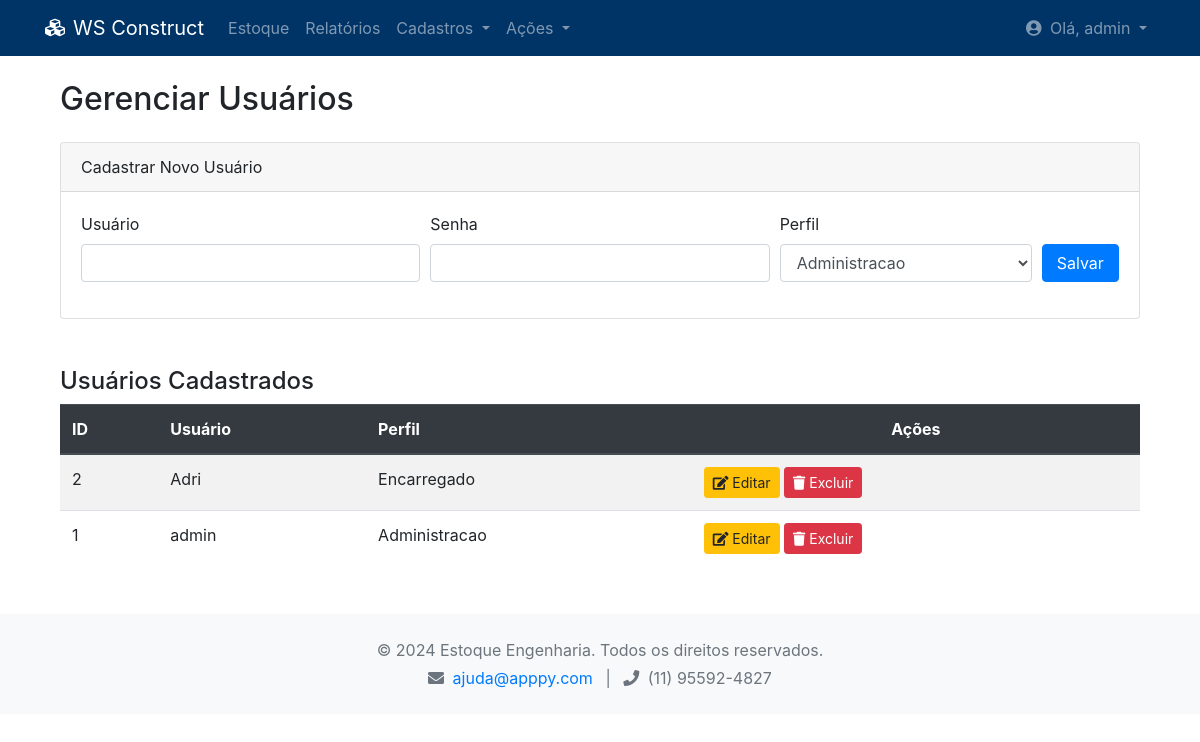
The page /admin/usuarios (signed in) on the database as committed earlier.
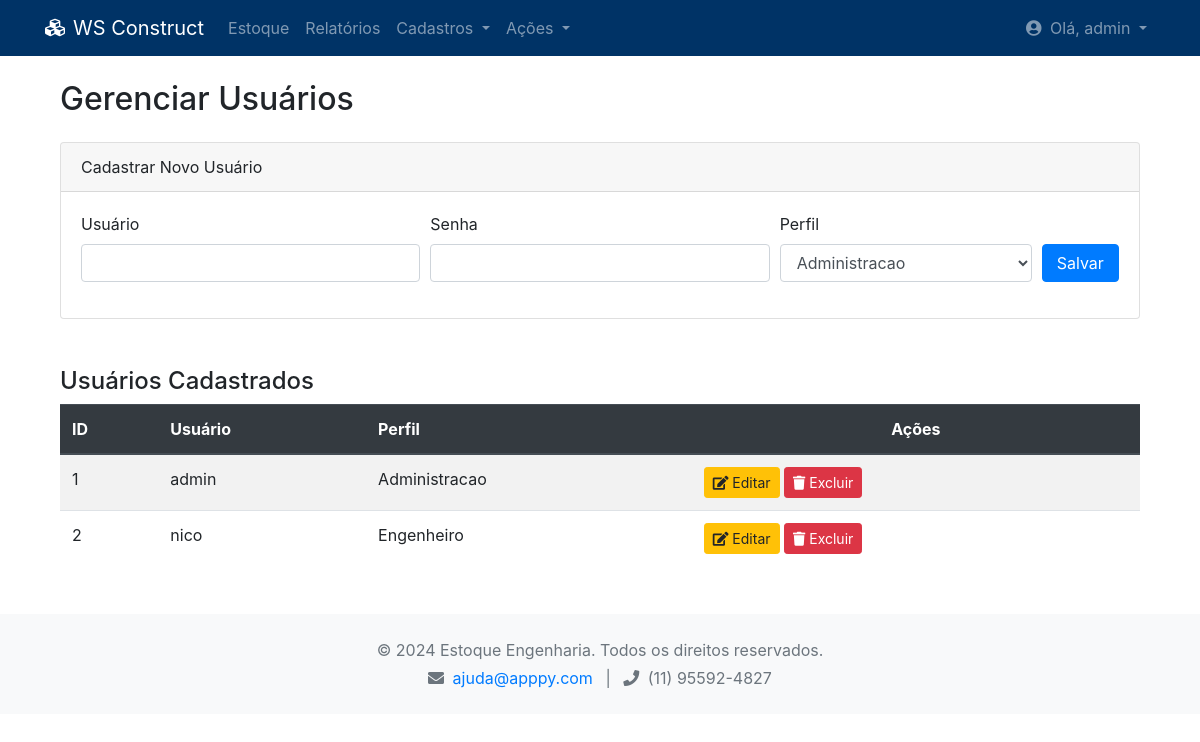
The same page on the database as committed later.
### tables this page shows
CREATE TABLE usuarios (
        id INTEGER PRIMARY KEY AUTOINCREMENT,
        username TEXT UNIQUE NOT NULL,
        password_hash TEXT NOT NULL,
        role TEXT NOT NULL CHECK(role IN ('administracao', 'engenheiro', 'encarregado', 'comercial'))
    );

### app.py (the view, shortened to what this page needs)
@app.route('/admin/usuarios', methods=['GET', 'POST'])
def gerenciar_usuarios():
    usuario = session.get('usuario')
    if not usuario or usuario['role'] != 'administracao':
        flash("Acesso negado. Apenas administradores podem gerenciar usuários.", "danger")
        return redirect(url_for('dashboard'))
    lista_de_usuarios = auth.listar_usuarios()
    perfis_disponiveis = auth.PERMISSOES.keys()
    return render_template('admin_usuarios.html', usuario=usuario, usuarios=lista_de_usuarios, perfis=perfis_disponiveis)

### app.py (called while the page is built)
@app.context_processor
def inject_permissions():
    return dict(PERMISSOES=auth.PERMISSOES)

@app.context_processor
def inject_auth():
    return dict(auth=auth)

@app.context_processor
def inject_notifications():
    if 'usuario' in session and session['usuario']['role'] == 'administracao':
        pedidos_pendentes_count = len(pedidos.listar_pedidos_pendentes())
        return dict(pedidos_pendentes_count=pedidos_pendentes_count)
    return dict(pedidos_pendentes_count=0)

### auth.py (called while the page is built)
def listar_usuarios():
    conn = conectar_bd()
    if not conn:
        return []
    cursor = conn.cursor()
    cursor.execute("SELECT id, username, role FROM usuarios ORDER BY username")
    usuarios = cursor.fetchall()
    conn.close()
    return [dict(user) for user in usuarios]

### database.py (called while the page is built)
def conectar_bd():
    try:
        conn = sqlite3.connect(DB_NAME)
        conn.row_factory = sqlite3.Row
        return conn
    except sqlite3.Error as e:
        logging.error(f"Erro ao conectar ao banco de dados: {e}")
        return None

### templates/admin_usuarios.html (shortened to what this page needs)
{% extends 'base.html' %}
{% block content %}
<div class="container mt-4">
    <h2 class="mb-4">Gerenciar Usuários</h2>
    <div class="card mb-4">
        <div class="card-header">
            Cadastrar Novo Usuário
        </div>
        <div class="card-body">
            <form action="{{ url_for('gerenciar_usuarios') }}" method="POST">
                <div class="form-row">
                    <div class="form-group col-md-4">
                        <label for="username">Usuário</label>
                        <input type="text" class="form-control" id="username" name="username" required>
                    </div>
                    <div class="form-group col-md-4">
                        <label for="password">Senha</label>
                        <input type="password" class="form-control" id="password" name="password" required>
                    </div>
                    <div class="form-group col-md-3">
                        <label for="role">Perfil</label>
                        <select id="role" name="role" class="form-control" required>
                            {% for perfil in perfis %}
                            <option value="{{ perfil }}">{{ perfil.capitalize() }}</option>
                            {% endfor %}
                        </select>
                    </div>
                    <div class="form-group col-md-1 align-self-end">
                        <button type="submit" class="btn btn-primary w-100">Salvar</button>
                    </div>
                </div>
            </form>
        </div>
    </div>
    <h3 class="h4 mt-5">Usuários Cadastrados</h3>
    <table class="table table-striped table-hover table-responsive-cards">
        <thead class="thead-dark">
            <tr>
                <th>ID</th>
                <th>Usuário</th>
                <th>Perfil</th>
                <th class="text-center">Ações</th>
            </tr>
        </thead>
        <tbody>
            {% for u in usuarios %}
            <tr>
                <td data-label="ID">{{ u.id }}</td>
                <td data-label="Usuário">{{ u.username }}</td>
                <td data-label="Perfil">{{ u.role.capitalize() }}</td>
                <td class="actions-cell">
                    <a href="{{ url_for('editar_usuario', id=u.id) }}" class="btn btn-warning btn-sm"><i class="fas fa-edit"></i> Editar</a>
                    <a href="{{ url_for('excluir_usuario', id=u.id) }}" class="btn btn-danger btn-sm" onclick="return confirm('Tem certeza que deseja excluir este usuário?');"><i class="fas fa-trash"></i> Excluir</a>
                </td>
            </tr>
            {% endfor %}
        </tbody>
    </table>
</div>
{% endblock %}

### templates/base.html (shortened to what this page needs)
<!DOCTYPE html>
<html lang="pt-br">
<head>
    <link rel="stylesheet" href="https://cdnjs.cloudflare.com/ajax/libs/font-awesome/5.15.3/css/all.min.css">
    <link rel="stylesheet" href="https://stackpath.bootstrapcdn.com/bootstrap/4.5.2/css/bootstrap.min.css">
    <link rel="stylesheet" href="{{ url_for('static', filename='css/style.css') }}">
</head>
<body>
    {% if 'usuario' in session %}
    <nav class="navbar navbar-expand-lg navbar-dark">
        <div class="container">
            <a class="navbar-brand" href="{{ url_for('dashboard') }}">
                <i class="fas fa-cubes mr-2"></i>WS Construct</a>
            <div class="collapse navbar-collapse" id="navbarNav">
                <ul class="navbar-nav mr-auto">
                    <li class="nav-item">
                        <a class="nav-link" href="{{ url_for('ver_estoque') }}">Estoque</a>
                    </li>
                    <li class="nav-item">
                        <a class="nav-link" href="{{ url_for('ver_relatorios') }}">Relatórios</a>
                    </li>
                    {% if usuario.role == 'administracao' %}
                    <li class="nav-item dropdown">
                        <a class="nav-link dropdown-toggle" href="#" id="cadastrosDropdown" role="button" data-toggle="dropdown" aria-haspopup="true" aria-expanded="false">
                            Cadastros
                        </a>
                    </li>
                    <li class="nav-item dropdown">
                        <a class="nav-link dropdown-toggle" href="#" id="acoesDropdown" role="button" data-toggle="dropdown" aria-haspopup="true" aria-expanded="false">
                            Ações {% if pedidos_pendentes_count > 0 %}<span class="badge badge-pill badge-danger">{{ pedidos_pendentes_count }}</span>{% endif %}
                        </a>
                    </li>
                    {% endif %}
                </ul>
                <div class="navbar-nav">
                    <div class="nav-item dropdown">
                        <a class="nav-link dropdown-toggle" href="#" id="userDropdown" role="button" data-toggle="dropdown" aria-haspopup="true" aria-expanded="false">
                            <i class="fas fa-user-circle mr-1"></i> Olá, {{ usuario.username }}
                        </a>
                    </div>
                </div>
            </div>
        </div>
    </nav>
    {% endif %}
    {% block body_content %}
        <main class="container mt-4">
            {% block content %}{% endblock %}
        </main>
    {% endblock %}
    {% if 'usuario' in session %}
    <footer class="mt-5 py-4 text-center text-muted bg-light">
        <div class="container">
            <p class="mb-1">&copy; 2024 Estoque Engenharia. Todos os direitos reservados.</p>
            <p class="mb-0">
                <i class="fas fa-envelope mr-1"></i>
                <a href="mailto:suporte@estoqueengenharia.com">ajuda@apppy.com</a>
                <span class="mx-2">|</span>
                <i class="fas fa-phone mr-1"></i>
                <span>(11) 95592-4827</span>
            </p>
        </div>
    </footer>
    {% endif %}
</body>
</html>

Rows that differ between the two databases and show on the page:
shown differently, row unchanged: usuarios "admin": moves up the list
changed usuarios id 2: username "Adri" → "nico"; role "Encarregado" → "Engenheiro"
